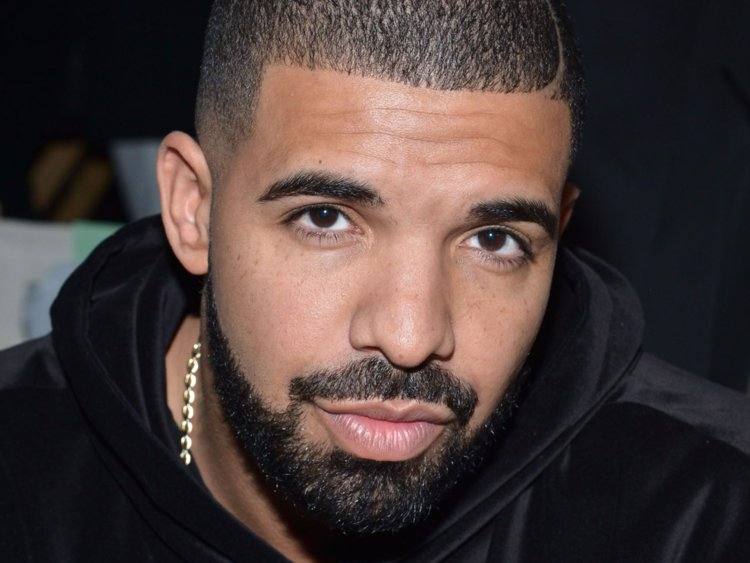
#> input picture POOSProjekat_FaceRecognition/DataSetPOOS/training-data/s0/20.jpg, 750 x 563 px; its folder holds only this picture in this run
$ python PrimjenaPoboljsanja.py
#> lines starting #> are read from the running program, lines starting #| are printed output that depends on the picture
from skimage import io
import os

import cv2


def maskiranje_neostrina(path):
    image = cv2.imread(path)
    gaussian_3 = cv2.GaussianBlur(image, (9,9), 10.0)
    unsharp_image = cv2.addWeighted(image, 1.5, gaussian_3, -0.5, 0, image)
    #cv2.imwrite(r"..\DataSetPOOS\EditovaneSlike\unsharp_download.jpg", unsharp_image)
    return unsharp_image

path = r"../DataSetPOOS/training-data"
dirs = os.listdir(path)
for dir in dirs:

    images_names = os.listdir(path+ "/" +dir)
    print(images_names)

    for image_name in images_names:
        image_path = path + "/" + dir+ "/"+image_name
        image = cv2.imread(image_path)
#> image is the input picture: shape (563, 750, 3); mean B, G, R 57.3, 59.2, 72.9
        poboljsanje = maskiranje_neostrina(image_path)
#> in maskiranje_neostrina, `gaussian_3 = cv2.GaussianBlur(image, (9,9), 10.0)`:
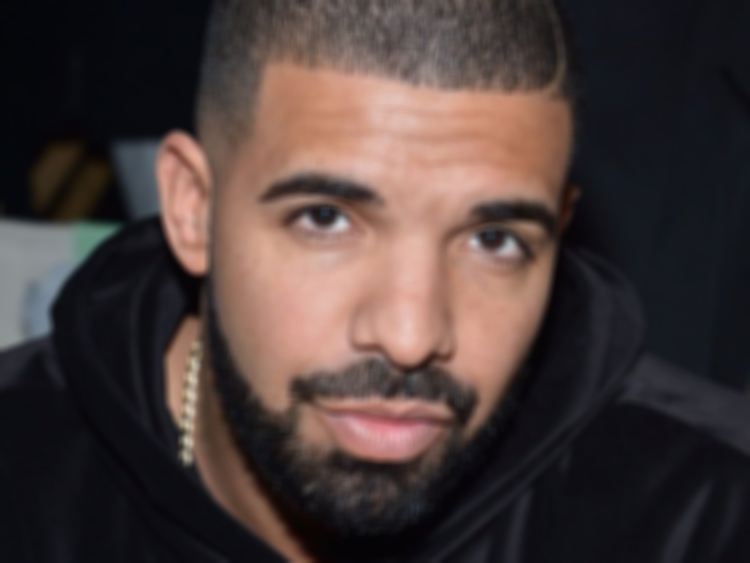
#> gaussian_3: shape (563, 750, 3); mean B, G, R 57.3, 59.2, 72.9
        path2 = r"../DataSetPOOS/PoboljsaneSlike"
        cv2.imwrite(path2 + "/" + dir + "/" + image_name, poboljsanje)
#> pass 2 of the loop `for dir in dirs:`:
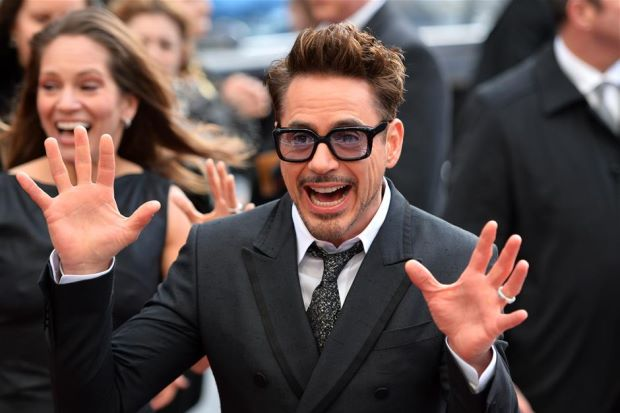
#> input picture POOSProjekat_FaceRecognition/DataSetPOOS/training-data/s1/0.jpg, 620 x 413 px
#> image is the input picture: shape (413, 620, 3); mean B, G, R 72.1, 74.9, 91.5
#> in maskiranje_neostrina (call 2), `gaussian_3 = cv2.GaussianBlur(image, (9,9), 10.0)`:
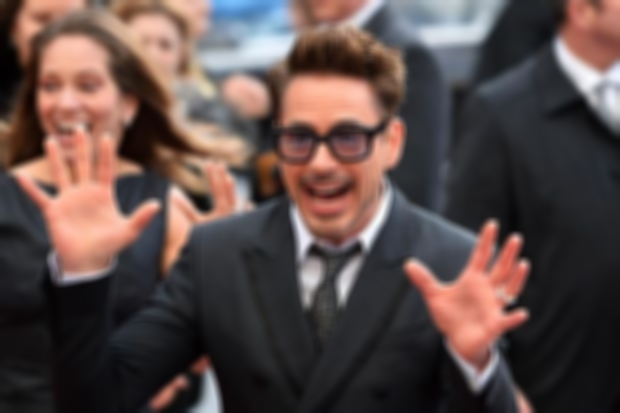
#> gaussian_3: shape (413, 620, 3); mean B, G, R 72.1, 74.9, 91.5
#> unsharp_image: shape (413, 620, 3)
